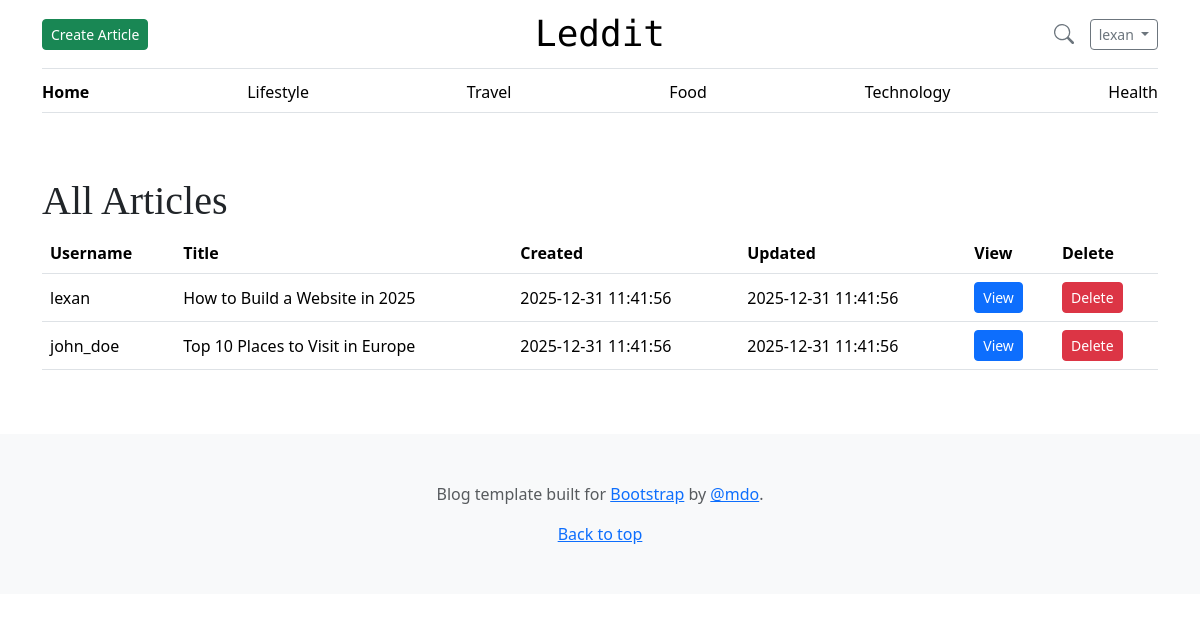
/articles/all_articles.php (signed in), run on the app's committed database.
### tables this page shows
CREATE TABLE articles (
      article_id INT AUTO_INCREMENT PRIMARY KEY,
      FK_user_id INT NOT NULL,
      FK_category_id INT NOT NULL,
      title VARCHAR(255) NOT NULL,
      content LONGTEXT NOT NULL,
      created_at TIMESTAMP DEFAULT CURRENT_TIMESTAMP,
      updated_at TIMESTAMP DEFAULT CURRENT_TIMESTAMP ON UPDATE CURRENT_TIMESTAMP,
      is_active BOOLEAN DEFAULT TRUE,

      FULLTEXT KEY ft_title (title),
      FULLTEXT KEY ft_content (content),

      FOREIGN KEY (FK_user_id) REFERENCES users(user_id) ON DELETE CASCADE,
      FOREIGN KEY (FK_category_id) REFERENCES categories(category_id) ON DELETE RESTRICT
);

CREATE TABLE users (
    user_id INT AUTO_INCREMENT PRIMARY KEY,  
    username VARCHAR(50) NOT NULL UNIQUE,    
    password_hash VARCHAR(255) NOT NULL,     
    email VARCHAR(100) UNIQUE,               
    is_active BOOLEAN DEFAULT TRUE,          
    created_at TIMESTAMP DEFAULT CURRENT_TIMESTAMP,  
    updated_at TIMESTAMP DEFAULT CURRENT_TIMESTAMP ON UPDATE CURRENT_TIMESTAMP  
);

### www/articles/all_articles.php (the view, shortened to what this page needs)
<?php
require_once("../db_access.php");
$sql = "SELECT users.username, articles.article_id, articles.title, articles.created_at, articles.updated_at
        FROM articles
        JOIN users
            ON articles.FK_user_id = users.user_id
        WHERE articles.is_active = 1;
        ";
$stmt = $pdo->prepare($sql);
$stmt->execute();
$articles = $stmt->fetchAll(PDO::FETCH_ASSOC);
?>
<!DOCTYPE html>
<html lang="en">
<head>
    <?php readfile("../assets/head.html"); ?>
</head>
<body>
<?php require_once("../assets/navbar.php"); ?>
<main class="container py-5">
    <h1>All Articles</h1>
    <?php if (!$articles): ?>
        <p class="text-muted">No articles have been written yet.</p>
    <?php else: ?>
        <table class="table align-middle">
            <thead>
            <tr>
                <th>Username</th>
                <th>Title</th>
                <th>Created</th>
                <th>Updated</th>
                <th>View</th>
                <th>Delete</th>
            </tr>
            </thead>
            <tbody>
            <?php foreach ($articles as $row): ?>
                <tr>
                    <td><?= htmlspecialchars($row["username"]) ?></td>
                    <td><?= htmlspecialchars($row["title"]) ?></td>
                    <td><?= htmlspecialchars($row["created_at"]) ?></td>
                    <td><?= htmlspecialchars($row["updated_at"]) ?></td>
                    <td>
                        <a href="article.php?id=<?= (int)$row['article_id'] ?>" class="btn btn-primary btn-sm" target="_blank">
                            View
                        </a>
                    </td>
                    <td>
                        <form method="post" action="delete_article.php" onsubmit="return confirm('Delete Article?');">
                            <button type="submit" class="btn btn-danger btn-sm">Delete</button>
                        </form>
                    </td>
                </tr>
            <?php endforeach; ?>
            </tbody>
        </table>
    <?php endif; ?>
</main>
<?php readfile("../assets/footer.html"); ?>
</body>
</html>

### www/assets/css/blog.css (style rules this page uses)
h1, h2, h3, h4, h5, h6 { font-family: "Playfair Display", Georgia, "Times New Roman", serif; }

### data on the page
articles: FK_user.username "lexan", title "How to Build a Website in 2025", created_at "2025-12-31 11:41:56", updated_at "2025-12-31 11:41:56"
articles: FK_user.username "john_doe", title "Top 10 Places to Visit in Europe", created_at "2025-12-31 11:41:56", updated_at "2025-12-31 11:41:56"

### other printed values
$_SESSION["user_name_logged_in"] "lexan"
